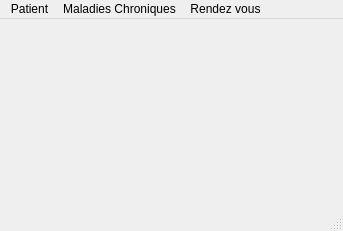
<?xml version="1.0" encoding="UTF-8"?>
<ui version="4.0">
 <class>MainWindow</class>
 <widget class="QMainWindow" name="MainWindow">
  <property name="geometry">
   <rect>
    <x>0</x>
    <y>0</y>
    <width>343</width>
    <height>231</height>
   </rect>
  </property>
  <property name="windowTitle">
   <string>Menu</string>
  </property>
  <property name="styleSheet">
   <string notr="true"/>
  </property>
  <widget class="QWidget" name="centralwidget"/>
  <widget class="QMenuBar" name="menubar">
   <property name="geometry">
    <rect>
     <x>0</x>
     <y>0</y>
     <width>343</width>
     <height>21</height>
    </rect>
   </property>
   <widget class="QMenu" name="menuPatient">
    <property name="title">
     <string>Patient</string>
    </property>
    <addaction name="actionAjouter"/>
    <addaction name="actionModifier"/>
    <addaction name="actionSupprimer"/>
   </widget>
   <widget class="QMenu" name="menuMaladies_Chroniques">
    <property name="title">
     <string>Maladies Chroniques</string>
    </property>
    <widget class="QMenu" name="menuCategories">
     <property name="title">
      <string>Categories</string>
     </property>
     <widget class="QMenu" name="menuMaladies">
      <property name="title">
       <string>Maladies</string>
      </property>
      <addaction name="actionAjouter_3"/>
      <addaction name="actionSupprimer_3"/>
     </widget>
     <addaction name="menuMaladies"/>
     <addaction name="actionAjouter_2"/>
     <addaction name="actionSupprimer_2"/>
    </widget>
    <addaction name="actionAffichage"/>
    <addaction name="menuCategories"/>
   </widget>
   <widget class="QMenu" name="menuHelp">
    <property name="title">
     <string>Rendez vous</string>
    </property>
    <addaction name="actionGestion_rdv"/>
   </widget>
   <addaction name="menuPatient"/>
   <addaction name="menuMaladies_Chroniques"/>
   <addaction name="menuHelp"/>
  </widget>
  <widget class="QStatusBar" name="statusbar"/>
  <action name="actionAjouter">
   <property name="icon">
    <iconset>
     <normaloff>Camera Roll/ajouterr.jpg</normaloff>Camera Roll/ajouterr.jpg</iconset>
   </property>
   <property name="text">
    <string>Ajouter</string>
   </property>
  </action>
  <action name="actionModifier">
   <property name="icon">
    <iconset>
     <normaloff>Camera Roll/modifier.jpg</normaloff>Camera Roll/modifier.jpg</iconset>
   </property>
   <property name="text">
    <string>Modifier</string>
   </property>
  </action>
  <action name="actionSupprimer">
   <property name="icon">
    <iconset>
     <normaloff>Camera Roll/supprimer.png</normaloff>Camera Roll/supprimer.png</iconset>
   </property>
   <property name="text">
    <string>Supprimer</string>
   </property>
  </action>
  <action name="actionAjouter_2">
   <property name="icon">
    <iconset>
     <normaloff>Camera Roll/ajouu.jpg</normaloff>Camera Roll/ajouu.jpg</iconset>
   </property>
   <property name="text">
    <string>Ajouter</string>
   </property>
  </action>
  <action name="actionSupprimer_2">
   <property name="icon">
    <iconset>
     <normaloff>Camera Roll/suppp.jpg</normaloff>Camera Roll/suppp.jpg</iconset>
   </property>
   <property name="text">
    <string>Supprimer</string>
   </property>
  </action>
  <action name="actionAjouter_3">
   <property name="icon">
    <iconset>
     <normaloff>Camera Roll/ajou.jpg</normaloff>Camera Roll/ajou.jpg</iconset>
   </property>
   <property name="text">
    <string>Ajouter</string>
   </property>
  </action>
  <action name="actionSupprimer_3">
   <property name="icon">
    <iconset>
     <normaloff>Camera Roll/su.jpg</normaloff>Camera Roll/su.jpg</iconset>
   </property>
   <property name="text">
    <string>Supprimer</string>
   </property>
  </action>
  <action name="actionAffichage">
   <property name="text">
    <string>Affichage</string>
   </property>
  </action>
  <action name="actionGestion_rdv">
   <property name="text">
    <string>Gestion rdv</string>
   </property>
  </action>
 </widget>
 <resources>
  <include location="Camera Roll/user.qrc"/>
 </resources>
 <connections/>
</ui>
